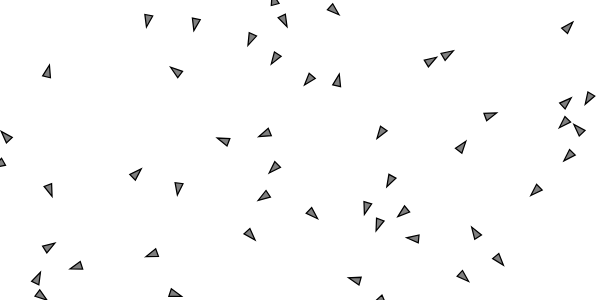
Frame 1 (no input)
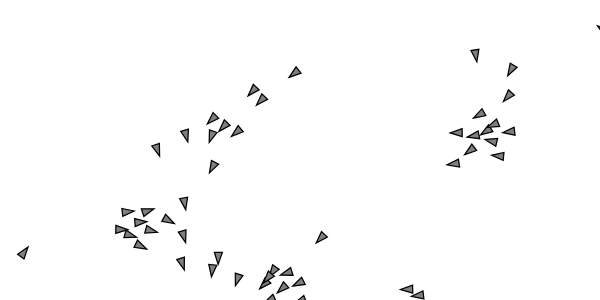
Frame 60 (no input)
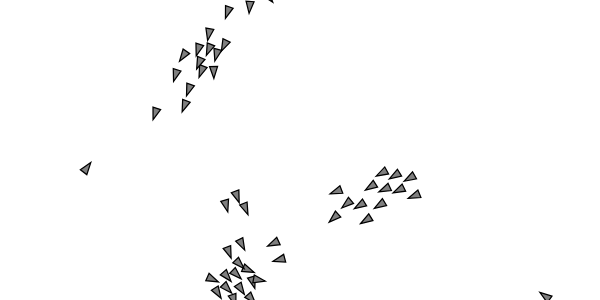
Frame 120 (the mouse pressed at the canvas centre since frame 60)

The p5.js sketch that drew these frames (run headless with seeded random() and noise() and a simulated clock; from frame 60 on, the mouse is pressed at the canvas centre):

// p5.js sketch
// ── sketch.js
// User Global Variables
let width = 600, height = 300;
let canvas; // Reference to p5 canvas object (see 'setup()')
let vehicles = [];


// User-Defined Classes
class Flock {
  constructor() {
    this.vehicles = []; // Placeholder for all vehicles
  }
  // Methods
  run() {
    for (let vehicle of this.vehicles) {
      vehicle.run(this.vehicles); // Needs 'this.vehicles' 
    }
  }
  add_vehicle(vehicle) {
    this.vehicles.push(vehicle); // Appends to 'this.vehicles'
  }
}

class Vehicle {
  constructor(x, y, side=4) {
    // Motion
    this.position = createVector(x, y);
    this.velocity = createVector(random(-2,2), random(-2,2)); 
    this.acceleration = createVector(0, 0);
    this.max_speed = random(2,4); // Max 'velocity' magnitude
    this.max_force = 0.1; // Max 'apply_force()' value
    // Align
    this.vicinity = side * 20;
    // Object
    this.side = side; // Circle parameter
  }
  // Methods
  apply_behaviors(vehicles) {
    let separate_force = this.separate(vehicles); // Proximity force
    let align_force = this.align(vehicles); // Alignment force
    let cohere_force = this.cohere(vehicles); // Coherence force
    
    separate_force.mult(1.5); // Using arbitrary weighting (by scaling the forces magnitudes)
    align_force.mult(1);
    cohere_force.mult(1);
    
    // Accumulate in acceleration
    this.apply_force(separate_force); // Applying the forces
    this.apply_force(align_force);
    this.apply_force(cohere_force);
  }
  apply_force(force) { // Receives a force (mass is not considered in this example)
    this.acceleration.add(force);
  }
  run(vehicles) {
    this.apply_behaviors(vehicles);
    this.update();
    this.out_bounds();
    this.show();
  }
  update() {
    this.velocity.add(this.acceleration); // Updates velocity
    this.velocity.limit(this.max_speed); // Limits velocity
    this.position.add(this.velocity); // Updates position
    this.acceleration.mult(0); // Reset acceleration
  }
  separate(vehicles) { // Checks for nearby vehicles and steers away
    let desired_separation = this.side * 4; // Separation based on physical property
                                              // Influence zone threshold (beyond it, there's no influence)
    let sum_influence = createVector(); // Vector that aggregates all influences (superposition)
    let count_influence = 0; // Influences counter
    for (let vehicle of vehicles) { // Looping all vehicles...
      let distance = p5.Vector.dist(this.position, vehicle.position); // Distance scalar
      
      if (this != vehicle && distance < desired_separation) { // If not the same and within influence zone...
        let difference = p5.Vector.sub(this.position, vehicle.position); // Distance vector (points from 'vehicle' to 'this')
                                                                         // We want the influence on 'this'
        difference.setMag(1/distance); // Scaling magnitude 
                                       // Inversely proportional to 'distance' (the closer, the stronger)
        sum_influence.add(difference); // Adds influence
        count_influence++; // Iterates counter
      }
    }

    if (count_influence > 0) { // If any influence...
      sum_influence.div(count_influence); // Averages influences
    }

    if (sum_influence.mag() > 0) { // If averaged influence is positive...
      sum_influence.setMag(this.max_speed); // Scales magnitude to 'max_speed'
      sum_influence.sub(this.velocity); // From this point on 'sum_influence' becomes a force vector
      sum_influence.limit(this.max_force); // Limits magnitude
    }
    return sum_influence; // Force vector
  }
  align(vehicles) { // Checks for neighbor vehicles and steers towards them (via average velocity within 'this.vicinity')
    let sum_influence = createVector(); // Vector that aggregates all influences (superposition)
    let count_influence = 0; // Influences counter
    for (let vehicle of vehicles) { // Looping all vehicles...
      let distance = p5.Vector.dist(this.position, vehicle.position); // Distance scalar
      
      if (this != vehicle && distance <= this.vicinity) { // If not the same and within influence zone...
        sum_influence.add(vehicle.velocity); // Counts vechicle's velocity (orientation)
        count_influence++; // Iterates counter
      }
    }
    
    if (count_influence > 0) { // If any vehicles considered...
      sum_influence.div(count_influence); // Averages velocities
      sum_influence.setMag(this.max_speed); // Scales magnitude to 'max_speed'
      sum_influence.sub(this.velocity); // From this point on 'sum_influence' becomes a force vector
      sum_influence.limit(this.max_force); // Limits magnitude
      return sum_influence;
    } else {
      return createVector(0, 0); // If no vehicles around, keep current velocity
    }
  }
  cohere(vehicles) { // Checks for center neighbor vehicles (within 'this.vicinity')) and steers towards it
    let sum_positions = createVector(); // Vector that aggregates all positions (superposition)
    let count_positions = 0; // Positions counter
    for (let vehicle of vehicles) { // Looping all vehicles...
      let distance = p5.Vector.dist(this.position, vehicle.position); // Distance scalar
    
      if (this != vehicle && distance <= this.vicinity) { // If not the same and within 'this.vicinity'...
        sum_positions.add(vehicle.position); // Counts vechicle's position
        count_positions++; // Iterates counter
      }
    }
    
    if (count_positions > 0) { // If any vehicles considered...
      sum_positions.div(count_positions); // Averages positions
      return this.seek(sum_positions); // Steers towards the location
    } else {
      return createVector(0, 0); // If no vehicles around, dont seek anything
    }
  } 
  seek(target) { // Seeks target's current position 
    let force = p5.Vector.sub(target, this.position); // Direction vector (points from position to target)
    force.normalize(); // Unit vector
    force.mult(this.max_speed); // Scales magnitude
    force.sub(this.velocity); // Force vector (the force needed, with current velocity, to steer into target)
    force.limit(this.max_force); // Limits magnitude
    return force;
  }
  out_bounds() {
    if (this.position.x < -this.side) this.position.x = width + this.side;
    if (this.position.y < -this.side) this.position.y = height + this.side;
    if (this.position.x > width + this.side) this.position.x = -this.side;
    if (this.position.y > height + this.side) this.position.y = -this.side;
  }
  show() { 
    let angle = this.velocity.heading(); // 'heading()': calculates angle of 2D vector with the positive x-axis (angles increase clockwise)
    fill(127);
    stroke(0);
    strokeWeight(1.25);
    push(); // New style start
    translate(this.position.x, this.position.y);
    rotate(angle);
    triangle(this.side*2, 0, -this.side, -this.side, -this.side, this.side);
    pop(); // New style end
  }
}


// User-Defined Functions


// p5 Main
function setup() {
  canvas = createCanvas(width, height); // Canvas reference
   
  flock = new Flock(); // Instantiating 'Flock'
  for (let i = 0; i < 50; i++) {
    let vehicle = new Vehicle(random(width), random(height)); // Instantiating 'Vehicle'
    flock.add_vehicle(vehicle); // Adding
  }
}

function draw() {
  // Main
  background(255); // Grayscale white
  
  flock.run();
}
